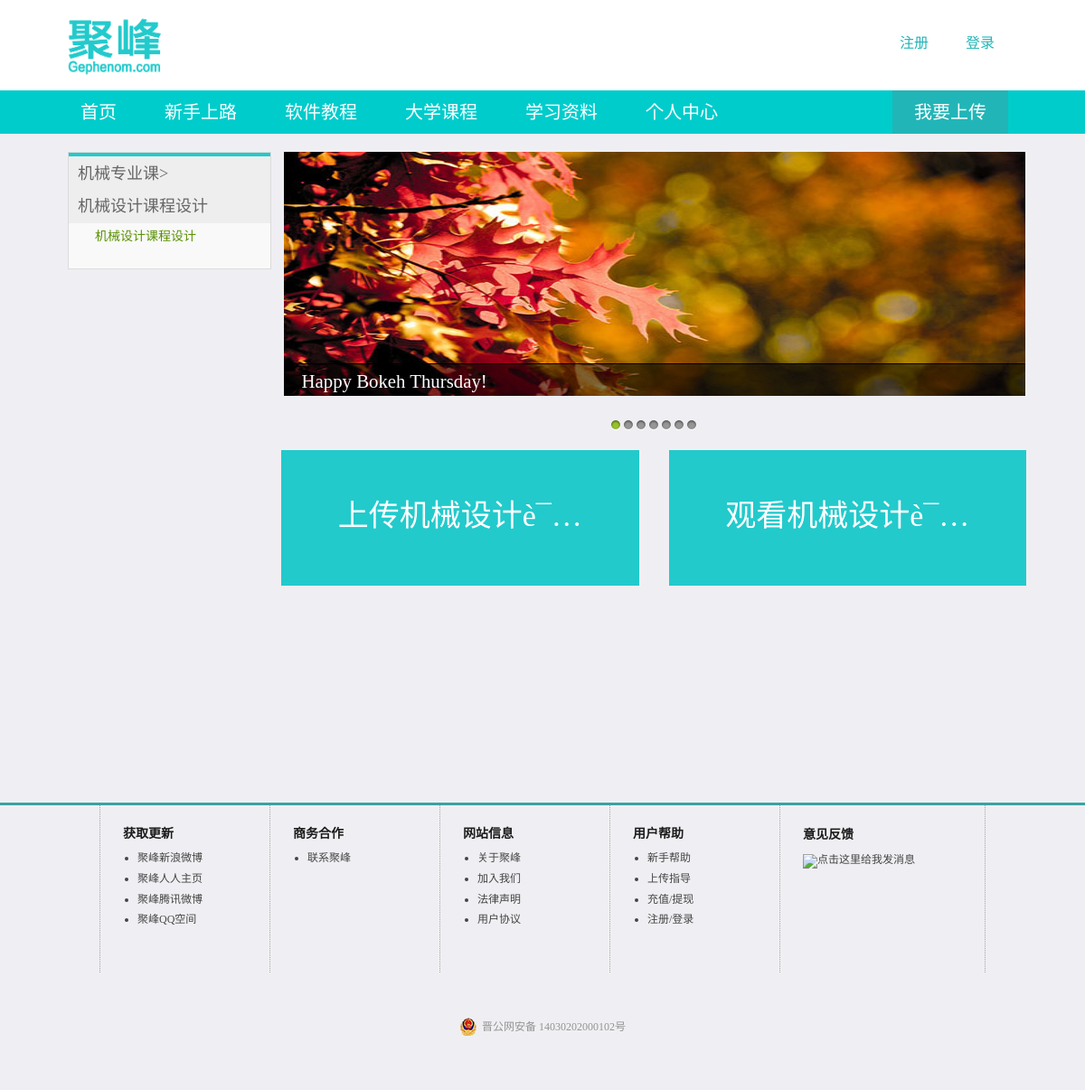
The page /examination/one.php?category=5 on the database its author committed.
### tables this page shows
CREATE TABLE IF NOT EXISTS `examination_category0` (
  `id` int(11) unsigned NOT NULL AUTO_INCREMENT,
  `class0` varchar(15) NOT NULL,
  PRIMARY KEY (`id`)
);

CREATE TABLE IF NOT EXISTS `examination_category1` (
  `id` int(10) unsigned NOT NULL AUTO_INCREMENT,
  `class0_id` int(11) NOT NULL,
  `class1` varchar(30) NOT NULL,
  PRIMARY KEY (`id`)
);

### repeat_code/function.php (called while the page is built, shortened)
<?php
function cut($str_cut,$length)
{
    if (strlen($str_cut) > $length)
    {
        for($i=0; $i < $length; $i++)
        if (ord($str_cut[$i]) > 128)    $i++;
        $str_cut = substr($str_cut,0,$i);
    }
    return $str_cut;
}
?>

### examination/one.php (the view, shortened to what this page needs)
<?php
require_once("../repeat_code/head.php");
require_once("../repeat_code/function.php");
?>
<?php
if(isset($_GET['category'])){$category_id=$_GET['category'];}else{exit;}
$query="SELECT * FROM examination_category1 WHERE id='$category_id' LIMIT 1";
$result=mysqli_query($dbc,$query) or die('出错');
$row=mysqli_fetch_array($result);
$query1="SELECT * FROM examination_category0 WHERE id='$row[class0_id]' LIMIT 1";
$result1=mysqli_query($dbc,$query1) or die('出错');
$row1=mysqli_fetch_array($result1);
$query2="SELECT * FROM examination_category1 WHERE class0_id='$row1[id]'";
$result2=mysqli_query($dbc,$query2) or die('出错');
?>
<link rel="stylesheet" href="one.css">
</head>
<body>
<?php
require_once("../repeat_code/nav.php");
?>
<div id="page">
  <div class="one_con">
    <div class="left">
        <div class="left_select">
            <h1><b><i><?php echo $row1['class0'];?>><br /><br /><?php echo $row['class1'];?></i></b></h1>
            <div class="tow">
            <?php
			while($row2=mysqli_fetch_array($result2))
			{
			   ?>
               <p id="personal_2" class="tow_p"><a href="one.php?category=<?php echo $row2['id'];?>"><?php echo $row2['class1'];?></a></p>
               <?php
				}
			?>
            </div>
   </div>
    </div>
    <div class="right">
      <div id="container">
		<div id="example">
			<div id="slides">
				<div class="slides_container">
					<div class="slide">
						<a href="http://www.gephenom.com" title="145.365 - Happy Bokeh Thursday! | Flickr - Photo Sharing!" target="_blank"><img src="img/slide-1.jpg" width="820" height="270" alt="<?php echo $row['class1'];?>"></a>
						<div class="caption" style="bottom:0">
							<p>Happy Bokeh Thursday!</p>
						</div>
					</div>
				</div>
			</div>
		</div>
	</div>
      <div class="one_container">
          <div class="one_sel">
              <div class="sel_free sel_hover">
                   <a href="upload/upload.php"><h1><b><i>上传<?php $hg=cut($row['class1'],13);echo $hg;if(strlen($row['class1'])>13){echo '…';};?></i></b></h1></a>
              </div>
              <div class="sel_pay sel_hover">
                    <a href="video_topics.php?category=<?php echo $_GET['category'];?>"><h1><b><i>观看<?php $hg=cut($row['class1'],13);echo $hg;if(strlen($row['class1'])>13){echo '…';};?></i></b></h1></a>
              </div>
          </div>
      </div>
    </div>
  </div>
</div>
<?php
require_once("../repeat_code/footer.php");
?>
</body>
</html>

### examination/one.css (style rules this page uses)
#container { width:581px;padding:10px;margin:0 auto;position:relative;z-index:0; }
a:link,a:visited { color:#599100;text-decoration:none; }
#example { width:580px;height:200px;position:relative; }
#slides { position:absolute;left:4px;z-index:100; }
.slides_container { width:820px;overflow:hidden;position:relative;display:none; }
.slides_container div.slide { width:820px;height:270px;display:block; }
.caption { z-index:500;position:absolute;bottom:-35px;left:0;height:30px;padding:5px 20px 0 20px;background:#000;background:rgba(0,0,0,.5);width:890px;font-size:1.3em;line-height:1.33;color:#fff;border-top:1px solid #000;text-shadow:none; }
#page { margin: 0 auto; padding-top: 10px; height: auto; background-color: #efeff3; overflow: auto; }
.one_con { width: 1070px; height: auto; margin: 0 auto; overflow: auto; }
.left { width: 22%; height: 600px; margin-right: 1%; float: left; position: relative; margin-top: 10px; }
.one_container { margin: 120px auto; width: auto; height: auto; padding-bottom: 120px; overflow: auto; }
.left_select { background-color:#f9f9f9; height:auto; border:1px solid #dcdbdb; margin-left:10px; padding-bottom:20px; }
.left_select h1 { width:auto; padding:10px; font-weight:500; font-size:18px; border-top:4px solid #22cacc; background-color:#eeeeee; color:#666666; }
.tow_p { padding:8px 25px; font-weight:500; font-size:14px; border-left:4px solid #f9f9f9; }
.sel_free { width:48%; height:150px; background-color:#22cacc; float:left; margin-right:4%; color:#fff; text-align:center; line-height:145px; font-size:34px; }
.sel_pay { width:48%; height:150px; background-color:#22cacc; float:left; color:#fff; text-align:center; line-height:145px; font-size:34px; }
.sel_hover a { color:#fff; text-decoration:none; width:100%; height:100%; background-color:#22cacc; float:left; color:#fff; text-align:center; line-height:145px; font-size:34px; }

### rows shown on the page
examination_category0: class0 "机械专业课"
examination_category1: class1 "机械设计课程设计", class1 "机械设计è¯"
